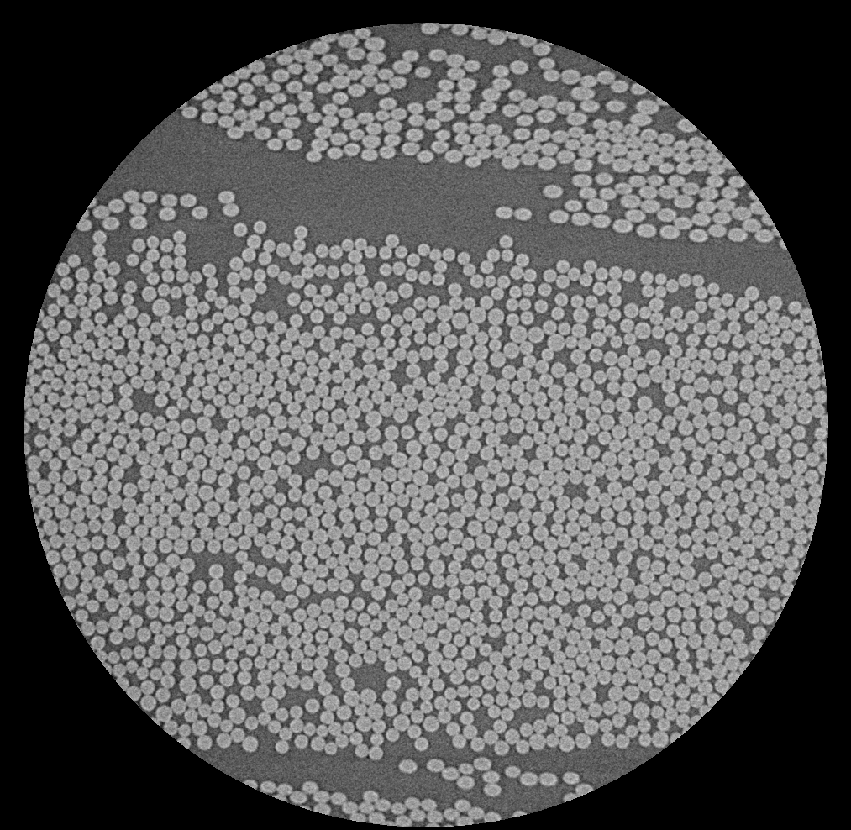
#> input picture Chapter01/data/fibres_xcth.png, 851 x 830 px, shrunk from 1013 x 988 before the run
$ jupyter execute --allow-errors week_1.ipynb
#> lines starting #> are read from the running program, lines starting #| are printed output that depends on the picture
[cell 1]
import numpy as np
import matplotlib.pyplot as plt
import skimage
from scipy.ndimage import convolve

### Exercise Overview
We will experimentally test the statements made in the text above. You may use an existing implementation of convolution, e.g., `scipy.ndimage.convolve`. However, refrain from using an existing implementation of the Gaussian filtering or functions returning the Gaussian kernel and its derivative.

### Data
For this exercise, you may use any grayscale image. We have provided an X-ray CT image of fibers, `fibres_xcth.png`, shown in **Figure 1.1** and **Figure 1.2**.

### Tasks

1. **Create Gaussian Kernel**
   Gaussian kernels are usually truncated at a value between 3 and 5 times $\sigma$. You can create a kernel as follows:

   (a) Compute an integer kernel radius $s$ approximately equal to $4\sigma$.

   (b) Create an array $x$ with integer values centered around 0, that is
   $x = [-r, \ldots, 0, \ldots, r]$.

   (c) Compute the kernel values using equation 1.4. You may initially compute the values without the normalization term and normalize the kernel to ensure the sum of all values equals 1.

   Verify that your kernel is correct by plotting $x$ against $g$ as shown in **Figure 1.4**. A kernel with the derivative of the Gaussian can be created similarly, and you can see the plot in **Figure 1.5**.

[cell 2]
def create_1D_kernel(sigma, x):
    kernel = np.exp(-x**2 / (2 * sigma**2))
    kernel /= kernel.sum()
    return kernel


def derivative_1D_kernel(sigma, x):
    kernel = -x/(sigma**2) * np.exp(-0.5 * (x/sigma)**2)
    return kernel

[cell 3]
# standard deviation of the Gaussian kernel
SIGMA  = 4.5
N = 4
RADIUS = int(N * SIGMA)

x = np.arange(-RADIUS, RADIUS + 1)

print(f"Len x: {len(x)}")


# create the 1D kernel
kernel_1D = create_1D_kernel(SIGMA , x)
assert np.allclose(kernel_1D.sum(), 1), "Kernel is not normalized"

# create the 1D derivative kernel
kernel_1D_grad = derivative_1D_kernel(SIGMA , x)

# Plot the kernels
fig, ax = plt.subplots(2, 1, figsize=(10, 10))

# Plot normalized Gaussian kernel
ax[0].plot(x, kernel_1D, label="Normalized Gaussian kernel")
ax[0].set_title(rf"Normalized Gaussian kernel ($\sigma = {SIGMA}$)")
ax[0].set_xlabel("x")
ax[0].set_ylabel("Value")
ax[0].grid()
ax[0].legend()

# Plot normalized derivative of Gaussian kernel
ax[1].plot(x, kernel_1D_grad, label="Normalized Gaussian kernel derivative", color="red")
ax[1].set_title(rf"Normalized Derivative of Gaussian kernel ($\sigma = {SIGMA}$)")
ax[1].set_xlabel("x")
ax[1].set_ylabel("Value")
ax[1].grid()
ax[1].legend()

plt.tight_layout()
plt.show()
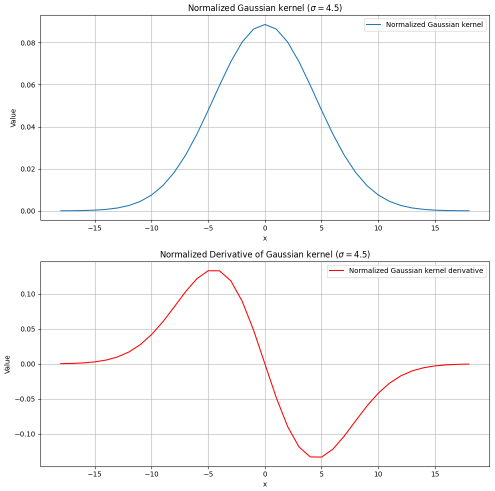
#> figure drawn by matplotlib, 2 panels; panel 1: curve peaks at x = 0, y = 0.0887; panel 2: curve peaks at x = -5, y = 0.133

2. **Experimentally Verify the Separability of the Gaussian Kernel**
   For this, convolve the test image with a 2D Gaussian kernel. Note that you can get a 2D Gaussian kernel as the *outer product* of two 1D kernels. Then, convolve the same test image with two orthogonal 1D kernels. You should get the same result, i.e., after subtracting the two images, the image difference should be small.

   **Tip**: Use the `'bwr'` colormap to visualize the difference image. Look at the sketch in **Figure 1.6** to understand what you are testing.

[cell 4]
# import image with skimage
image_origo = skimage.io.imread("data/fibres_xcth.png")
#> image_origo is the input picture: shape (830, 851) uint16; min 0, max 56436, mean 24019.7
# convert image to grayscale and to float
#image = skimage.color.rgb2gray(image_origo)

if image_origo.ndim == 3:
    image = skimage.color.rgb2gray(image_origo)
#> (the rest of this cell did not finish here and is left out)

[cell 5]
# create 2D kernel by outer product of the 1D kernels
kernel_2d = np.outer(kernel_1D, kernel_1D)
print(f"Shape of the 2D kernel: {kernel_2d.shape}")

# visualize the kernel
fig, ax = plt.subplots(2, 1, figsize=(5, 5))
ax[0].plot(kernel_1D)
ax[0].set_title("1D Gaussian kernel")
ax[0].axis('off')
ax[1].imshow(kernel_2d, cmap='viridis')
ax[1].set_title("2D Gaussian kernel")
ax[1].axis('off')
plt.tight_layout()
plt.show()
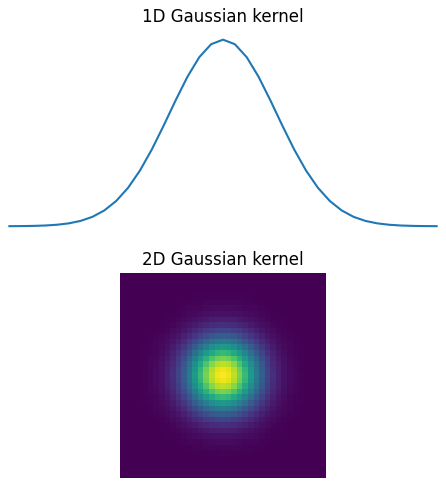
#> figure drawn by matplotlib, 2 panels
